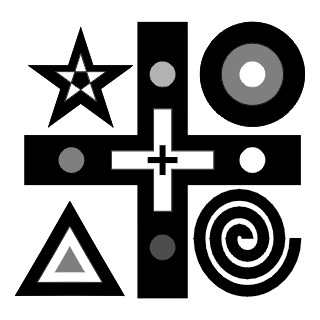
%> input picture dif_im1.jpg, 320 x 320 px
$ octave stereoscopic.m   (GNU Octave 9; MATLAB toolbox functions it lacks are replaced by stand-ins)
%> lines starting %> are read from the running program, lines starting %| are printed output that depends on the picture
### noise.m
function y = noise(varargin)
%
% (Extra Toolbox)
%  NOISE    Adds noise to an image.
%
%     NOISE creates a new image by adding noise to the original image.
%     NOISE can be used to any matrix (1D, 2D, 3D, nD)
%
%     Noisetypes are:
%       'ag' : additive gaussian (default)    'au' : additive uniform
%       'mg' : multiplicative gaussian        'mu' : multiplicative uniform
%       'sp' : salt and pepper
%
%     Additive noise sums an random value to the image value at each pixel,
%     Multiplicative noise replaces a pixel value with an random value,
%     Salt and Pepper noise replaces a pixel value with the maximum or minimum possible values.
%
%     For 'ag' noisetype use:  y = NOISE(x,'ag', variance, [incidence])
%       where 'variance' is the variance of the gaussian noise added and the optional parameter
%       'incidence' is the percetual of pixels affected be the noise (default for additive noise=1).
%       For a 50% incidence use 'incidence' = .5 and so on.
%
%     For 'au' noisetype use :  y = NOISE(x,'au', maximum, [incidence])
%       where 'maximum' is the maximum value the uniform noise can achieve
%
%     For 'mg' noisetype use :  y = NOISE(x,'mg', incidence)
%     For 'mu' noisetype use :  y = NOISE(x,'mu', incidence)
%       Multiplicative noisetypes allways require the 'incidence' parameter. For this kind of noise
%       the variance or the maximum (respectivelly for gaussian and uniform noisetypes) are allways
%       set to the maximum image value.
%
%     For 'sp' noisetype use :  y = NOISE(x,'sp', incidence)
%
%     The 'maximum' and 'variance' parameters can be set as percentual of the maximum - minimum image
%     values by using these values as strings containg the percentual rate followed by the percent symbol.
%     The 'incidence' can also be expressed as a pecentual in this same way
%
%     Example:  y = NOISE(x,'ag', '25%')
%               y = NOISE(x,'mu', 10, .5) -> same as y = NOISE(x,'mu',10, '50%')
%

[u, noisetype,  scale, incid] = parse_inputs(varargin{:});

if ~isa(u,'double')
   u = double(u);
end

y = u;

n = zeros(size(u));
if incid == 1
   m_incid = logical(ones(size(u)));
else
   m_incid = rand(size(u));
   m_incid = find(m_incid <= incid);
end

if strcmp(noisetype, 'ag')
   n(m_incid) = scale*randn(size(m_incid));
   y = u + n;

elseif strcmp(noisetype, 'au')
   n(m_incid) = scale*rand(size(m_incid));
   y = u + n;

elseif strcmp(noisetype, 'mg')
   n(m_incid) = scale*randn(size(m_incid));
   y(m_incid) = n(m_incid);

elseif strcmp(noisetype, 'mu')
   n(m_incid) = scale*rand(size(m_incid));
   y(m_incid) = n(m_incid);

elseif strcmp(noisetype, 'sp')
   n(m_incid) = sign(randn(size(m_incid)));
   umax = max(u(:));
   umin = min(u(:));
   salt = find(n==-1);
   pepper = find(n==1);
   y(salt) = umax;
   y(pepper) = umin;
end

function [u, noisetype, scale, incid] = parse_inputs(varargin)
switch nargin
case 0
   error('Too few inputs')

case 1
   u = varargin{1};
   noisetype = 'ag';
   scale = double(max(u(:)));
   incid = 1;

case 2
   u = varargin{1};
   if strmatch(varargin{2},['ag';'au'])
      noisetype = varargin{2};
      scale = double(max(u(:)));
      incid = 1;
   elseif strmatch(varargin{2},['mg'; 'mu'; 'sp'])
      error('Incidence missing');
   else
      noisetype = 'ag';
      scale = varargin{2};
      incid = 1;
   end

case 3
   u = varargin{1};
   if strmatch(varargin{2},['ag';'au'])
      noisetype = varargin{2};
      scale = varargin{3};
      incid = 1;
   elseif strmatch(varargin{2},['mg'; 'mu'; 'sp'])
      noisetype = varargin{2};
      scale = double(max(u(:)));
      incid = varargin{3};
   else
      noisetype = 'ag';
      scale = varargin{2};
      incid = varargin{3};
   end

case 4
   u = varargin{1};
   if strmatch(varargin{2},['ag';'au'])
      noisetype = varargin{2};
      scale = varargin{3};
      incid = varargin{4};
   else
      error('Too many parameters')
   end

otherwise
   error('Too many parameters')
end

if findstr(scale,'%')
   scale = ( double(max(u(:))) - double(min(u(:))) )*str2num(scale(1:end-1))/100;
end
if findstr(incid,'%')
   incid = str2num(incid(1:end-1))/100;
end

### ldif.m
function y = ldif( u,stepsize, nosteps, varargin)
%
% LDIF  Khuech tan tuyen tinh
%

[verbose, drawstep, imscale] = parse_inputs(varargin{:});

% Variable initialization
dif_time = 0;
if ndims(u) > 2
   error('Input image must be grayscale.')
   return
end
if strcmp(class(u),'double')
   y = u;
else
   y = double(u);
end

% Verifying inputs
[stepsize] = verify_inputs(stepsize, nosteps);

% Initial Drawing
if verbose
   figure(verbose);
   subplot(1,2,1);
   if strcmp(imscale,'imscale')
      imagesc(y);
   else
      image(y);
   end
   colorbar
   title('Anh ban dau'); drawnow;
   difplot(u, 0, 0, 'Khuech tan tuyen tinh', verbose, imscale);
end

% Khuech tan
for i=1:nosteps

   % Tinh toan Nhan
   sd = sqrt(2*stepsize(i));
   kern_index = -ceil(3*sd):ceil(3*sd);
   kern = normpdf(kern_index,0,sd);

   % Tinh toan anh moi
   y = conv2br(kern,kern,y);

   % Tinh toan thoi gian khuech tan
   dif_time = dif_time + stepsize(i);

   % ve do thi
   if verbose & ~mod(i,drawstep)
      difplot(y, dif_time, i, 'Khuech tan tuyen tinh', verbose, imscale);
   end
end

% do thi cuoi cung
if verbose
difplot(y, dif_time, i, 'Khuech tan tuyen tinh', verbose, imscale);
end
%%%%%%%%%%%%%%%%%%%%%%%%%%%%%%%%%%%%%%%%%%%%%%%%%%%%%%%%%%%%%%%%%%%%%%%%%%%%%%%%%%%%%%%%%%%%%%%%%%%%%%%%
function [verbose, drawstep, imscale] = parse_inputs(varargin)
verbose = -1;
drawstep = -1;
imscale = 'null';

for i = 1 : length(varargin)
   flag = 0;
   if strcmp(varargin{i},'imscale')
      imscale = 'imscale';
      flag = 1;
   end
   if flag == 0 & verbose == -1
      verbose = varargin{i};
      flag = 1;
   end
   if flag == 0 & drawstep == -1
      drawstep = varargin{i};
      flag = 1;
   end
   if flag == 0
      error('Too many parameters !')
      return
   end
end

if verbose == -1
   verbose = 0;
end

if drawstep == -1
   if verbose == 0
      drawstep = 0;
   else
      drawstep = 1;
   end
end

%%%%%%%%%%%%%%%%%%%%%%%%%%%%%%%%%%%%%%%%%%%%%%%%%%%%%%%%%%%%%%%%%%%%%%%%%%%%%%%%%%%%%%%%%%%%%%%%%%%%%%%%%%%%%%%%%%%
function [nstepsize] = verify_inputs(stepsize, nosteps)

% Verifying stepsize
if sum(size(stepsize)>1) == 0 % constant stepsize
   nstepsize = linspace(stepsize,stepsize,nosteps);
else
   if sum(size(stepsize)>1) > 1
      error('stepsize must be a row vector')
      return
   end
   if length(stepsize)~=nosteps
      error('length(stepsize) must be equal to number of steps')
      return
   end
   nstepsize = stepsize;
end
%%%%%%%%%%%%%%%%%%%%%%%%%%%%%%%%%%%%%%%%%%%%%%%%%%%%%%%%%%%%%%%%%%%%%%%%%%%%%%%%%%%%%%%%%%%%%%%%%%%%%%%%%%%%%%%%%
function y = normpdf(x,m,s)
y = exp( -.5*(( (x-m)./s).^2) ) ./ (sqrt(2*pi)*s);

### difplot.m
function difplot(x, time, step, tit, fig, varargin)
%  DIFPLOT    Hien thi anh duoc khuech tan
%


[imscale] = parse_inputs(varargin{:});

figure(fig);
subplot(1,2,2);

if ndims(x) == 3
   image(scale(x,[0 1]))
else
   if imscale
      imagesc(x);
      colorbar
   else
      image(x);
   end
end
xlabel(['Time =  ', num2str(time),',  Step = ', int2str(step)]);
title(tit);
drawnow;


%%%%%%%%%%%%%%%%%%%%%%%%%%%%%%%%%%
function [imscale] = parse_inputs(varargin)

flag = zeros(1,nargin); % zero = par. nao usado / 1 = param . usado

imscale = 0;
for i = 1 : length(varargin)
   if strcmp(varargin(i), 'imscale')
      imscale = 1;
      flag(1,i) = 1;
   end
   if strcmp(varargin(i), 'null')
      flag(1,i) = -1;
   end
end

if any(flag==0)
   error('Unknown parameter.')
end

### conv2br.m
function y = conv2br(varargin)
% CONV2BR   2D Convolution with border repetition
%
%    y = CONV2BR(x, kernel) performs the 2D convolution of the image x and
%    the 2D (or 1D) kernel.
%
%    y = CONV2BR(kernel_x, kernel_y, x) performs the 1D convolution
%    of kernel_x and x on the ox direction and of kernel_y and x on
%    the oy direction, resulting in a 2D convolution.
%    kernel_x and kernel_y must be vectors.
%
%    The image x has its borders repeated prior to the convolutions so
%    that the valid convolution area is the same size as x.
%    kernel_x and kernel_y must be odd vectors.
%
%    y = CONV2BR(kernel_x, kernel_y, x)
%      = conv2(kernel_x, kernel_y, grow(x, .5*[length(kernel_x)-1 length(kernel_y)-1, 'valid']
%

if nargin == 3
   kernel_x = varargin{1};
   kernel_y = varargin{2};
   x = varargin{3};

   if mod(length(kernel_x),2)==0 | mod(length(kernel_y),2)==0
      error('kernel_x and kernel_y must be odd sized vectors.');
   end

   kern_size = [length(kernel_x) length(kernel_y)];
   kern_size = .5*(kern_size - 1);
   y = conv2(kernel_x, kernel_y, grow(x, kern_size), 'valid');

elseif nargin == 2
   x = varargin{1};
   kernel = varargin{2};

   if ~any(mod(size(kernel),2))
      error('kernel size in both directoins must be odd.')
   end

   kern_size = .5* ( [size(kernel,1) size(kernel,2)] - 1);
   y = conv2(grow(x,kern_size),kernel,'valid');

else
   error('Incorrect number of inputs')
end

### grow.m
function y = grow(varargin)
%
% GROW    Expands a matrix.
%
%   Y = GROW(X,[M1 M2 ... Mn]) creates a matrix 'y' by the expansion
%   of the matrix 'x' of Mi elements on directions i e -i. The size
%   of the new matrix 'y' will be:
%       size(y) = size(x) + 2*[M]
%
%   Example: x = [ 1 2 3; 4 5 6; 7 8 9]
%   y = GROW(x,[1 0])
%   y = [1 2 3; 1 2 3; 4 5 6; 7 8 9; 7 8 9]
%
%   y = GROW(x,[1 1])
%   y = [1 1 2 3 3; 1 1 2 3 3; 4 4 5 6 6; 7 7 8 9 9; 7 7 8 9 9]
%
%   y = GROW(x) uses as standard Mi = 1.
%
%    If DIM(x)>1, GROW(x,N) = GROW(x,N*ones(DIM(x)))
%
%   y = GROW(x,[M], 'a') performs assimetric expansion. If Mi is even
%   assimetric expansion is the same as simmetric expansion, execpt that
%   the expansion in the assimetric mode will be half of the one in the
%   simmetric mode. If Mi is odd, the matrix will be expanded ceil(Mi/2)
%   elements in the -i direction and floor(Mi/2) in the i. The size of
%   the expanded matrix will be:
%       size(y) = size(x) + [M]
%
%    See also ROLL, PAD, PADC.


[X, M, assimetric] = parse_inputs(varargin{:});

ind = cell(length(M),1);

if assimetric == 0
   if length(M) == 1
      ind{1} = [repmat(1,[1 M]) 1:length(X) repmat(length(X),[1 M]) ];
   else
      for i = 1 : length(M)
         ind{i} = [repmat(1,[1 M(i)]) 1:size(X,i) repmat(size(X,i),[1 M(i)]) ];
      end
   end
else
   if length(M) == 1
      ind{1} = [repmat(1,[1 ceil(M/2)]) 1:length(X) repmat(length(X),[1 floor(M/2)]) ];
   else
      for i = 1 : length(M)
         ind{i} = [repmat(1,[1 ceil(M(i)/2)]) 1:size(X,i) repmat(size(X,i),[1 floor(M(i)/2)]) ];
      end
   end
end

y = X(ind{:});


%%%%%%%%%%%%%%%%%%%%%%%%%%%%%%%%%%%%%%%%%%%%%%%%%%%%%%%%
function [X,M,assimetric] = parse_inputs(varargin)
assimetric = 0;

switch nargin
case 0
   error('Too few inputs!')
   return

case 1
   X = varargin{1};
   M = ones(1,ndims(X));

case 2
   X = varargin{1};
   M = varargin{2};
   if strcmp(M,'a')
      M = ones(1,ndims(X));
      assimetric = 1;
   end

case 3
   X = varargin{1};
   M = varargin{2};
   if ~strcmp('a', lower(varargin{3}))
      error('Unknown parameter.');
   end
   assimetric = 1;

case 4
   error('Too many inputs!')
   return
end

if length(M)==1 & sum(size(X)>1)>1
   M = M*ones(1,ndims(X));
end

if length(M)~=sum(size(X)>1)>1
   error('Invalid dimensions')
end

### nldif.m
function y = nldif( u, lambda, sigma, m, stepsize, nosteps, varargin)
%
% Khuech tan phi tuyen NLDIF
%
[verbose, drawstep, imscale, plotgrad, plotflux, dfstep, aos, ch, eed, eedpar] = parse_inputs(varargin{:});

% Variable initialization
dif_time = 0;
if ndims(u) > 2
   error('Input image must be grayscale.')
   return
end
if strcmp(class(u),'double')
   y = u;
else
   y = double(u);
end

% Verifying inputs
[lambda, sigma, stepsize] = verify_inputs(lambda, sigma, stepsize, nosteps);

% Initial Drawing
if verbose
   figure(verbose);
   subplot(1,2,1);
   if strcmp(imscale,'imscale')
      imagesc(y);
   else
      image(y);
   end
   colorbar
   title('Anh ban dau'); drawnow;
   if ch ~= 0
      xlabel( ['Channel = ', int2str(ch)] )
   end
   difplot(y, 0, 0, 'Khuech tan phi tuyen', verbose, imscale);
end

% Calculate Cm constant
Cm = Cmcalc(m);
for i=1:nosteps

   if eed ~= 0
      eestep = ( mod(i-1,eedpar{1})==0 & i~=1 ); % Current step will use Coherence enhancing diffusion.
   else
      eestep = 0;
   end

   if eestep
      if plotflux
         yo = y;
      end
      [y, eedtime] = eedfun(y,eedpar,lambda(i), sigma(i),m);
   else
      if mod(i-1,dfstep) == 0 % diffusivity recalc step
         % Calculate gradient of smoothed image
         if plotgrad
            figure(verbose+1)
            [gradx, grady, grad] = gsdplot(y, sigma(i), 1, 'modulus','axisoff');
        else
            [gradx, grady] = gsderiv(y, sigma(i), 1);
            grad = sqrt(gradx.^2 + grady.^2);
         end

         % Calculate difusivity
         g = 1 - exp(-Cm./( (grad+eps)./lambda(i)).^m);  % grad + eps to avoid division by zero (eps -> 0)
      end

      % Calculate dy/dt
      if aos
         if plotflux
            yo = y;
         end
         y = aosiso(y,g,stepsize(i)); % updating
      else
         dy = isodifstep(y, g);
         y = y + stepsize(i) * dy;  % updating
      end

   end % else eestep

   % Calculate diffusion time
   if eestep
      dif_time = dif_time + eedtime;
   else
      dif_time = dif_time + stepsize(i);
   end

   % Plot actualization
   if verbose & ~mod(i,drawstep)
      difplot(y, dif_time, i, 'Khuech tan phi tuyen', verbose, imscale);
      if plotflux
         figure(verbose+plotgrad+1)
         if aos | eestep
            fluxplot(g,grad, abs(y-yo), 'axisoff')
         else
            fluxplot(g,grad, abs(stepsize(i).*(dy)), 'axisoff')
         end
      end
   end

end % for i = 1 : nosteps

% Last plot
if verbose
   difplot(y, dif_time, i, 'Khuech tan phi tuyen', verbose, imscale);
   if plotflux
      figure(verbose+plotgrad+1)
      if aos | eestep
         fluxplot(g,grad, abs(y-yo), 'axisoff')
      else
         fluxplot(g,grad, abs(stepsize(i).*(dy)), 'axisoff')
      end
   end
end
%%%%%%%%%%%%%%%%%%%%%%%%%%%%%%%%%%%%%%%%%%%%%%%%%%%%%%%%%%%%%%%%%%%%%%%%%%%%%%%%%%%%%%%%%%%%%%%%%%%%%%%%
function [verbose, drawstep, imscale, plotgrad, plotflux, dfstep, aos, ch, eed, eedpar] = parse_inputs(varargin)
eed = 0;
eedpar = 0;
eedpos = -1;
ch = 0;
chpos = -1;
aos = 0;
dfsteppos = -1;
dfstep = 1;
verbose = -1;
drawstep = -1;
imscale = 'null';
plotgrad = 0;
plotflux = 0;

for i = 1 : length(varargin)
   flag = 0;
   if i == dfsteppos | i == chpos | i == eedpos
      flag = 1;
   end
   if strcmp(varargin{i},'imscale')
      imscale = 'imscale';
      flag = 1;
   elseif strcmp(varargin{i},'grad')
      plotgrad = 1;
      flag = 1;
   elseif strcmp(varargin{i},'flux')
      plotflux = 1;
      flag = 1;
   elseif strcmp(varargin{i},'dfstep')
      dfstep = varargin{i+1};
      flag = 1;
      dfsteppos = i+1;
   elseif strcmp(varargin{i},'aos')
      aos = 1;
      flag = 1;
   elseif strcmp(varargin{i},'ch')
      ch = varargin{i+1};
      flag = 1;
      chpos = i+1;
   elseif strcmp(varargin{i},'cedif')
      eed = 1;
      eedpar = varargin{i+1};
      if ~length(eedpar)==7 | ~iscell(eedpar)
         error('CEDIF parameters incorrect. CEDIF parameters must be passed as a 1x7 cell array.')
      end
      eedpos = i+1;
      flag = 1;
   end
   if flag == 0 & verbose == -1
      verbose = varargin{i};
      flag = 1;
   end
   if flag == 0 & drawstep == -1
      drawstep = varargin{i};
      flag = 1;
   end
   if flag == 0
      error('Too many parameters !')
      return
   end
end

if verbose == -1
   verbose = 0;
end

if drawstep == -1
   if verbose == 0
      drawstep = 0;
   else
      drawstep = 1;
   end
end

%%%%%%%%%%%%%%%%%%%%%%%%%%%%%%%%%%%%%%%%%%%%%%%%%%%%%%%%%%%%%%%%%%%%%%%%%%%%%%%%%%%%%%%%%%%%%%%%%%%%%%%%%%%%%%%%%%%
function [nlambda, nsigma, nstepsize] = verify_inputs(lambda, sigma, stepsize, nosteps)

% Verifying lambda
if sum(size(lambda)>1) == 0 % lambda is constant
   nlambda = linspace(lambda,lambda,nosteps);
else
   if sum(size(lambda)>1) > 1
      error('lambda must be a row vector')
      return
   end
   if length(lambda)~=nosteps
      error('length(lambda) must be equal to number of steps')
      return
   end
   nlambda = lambda;
end

% Verifying simga
if sum(size(sigma)>1) == 0 % sigma is constant
   nsigma = linspace(sigma,sigma,nosteps);
else
   if sum(size(sigma)>1) > 1
      error('sigma must be a row vector')
      return
   end
   if length(sigma)~=nosteps
      error('length(sigma) must be equal to number of steps')
      return
   end
   nsigma = sigma;
end

% Verifying stepsize
if sum(size(stepsize)>1) == 0 % constant stepsize
   nstepsize = linspace(stepsize,stepsize,nosteps);
else
   if sum(size(stepsize)>1) > 1
      error('stepsize must be a row vector')
      return
   end
   if length(stepsize)~=nosteps
      error('length(stepsize) must be equal to number of steps')
      return
   end
   nstepsize = stepsize;
end

%%%%%%%%%%%%%%%%%%%%%%%%%%%%%%%%%%%%%%%%%%%%%%%%%%%%%%%%%%%%%%%%%%%%%%%%%%%%%%%%%%%%%%%%%%%%%%%%%%%%%%%%%%%%%%%%%%%
function Cm = Cmcalc(m)
if m <= 1
   error('Use m > 1')
   return
else
   Cm = fzero(strcat('1-exp(-x)-x*exp(-x)*',num2str(m)),[1e-10 1e100]);
end
%%%%%%%%%%%%%%%%%%%%%%%%%%%%%%%%%%%%%%%%%%%%%%%%%%%%%%%%%%%%%%%%%%%%%%%%%%%%%%%%%%%%%%%%%%%%%%%%%%%%%%%%%%%%%%%%%%%
% [26 lines left out: function eedfun, not called in this run]

### stereoscopic.m
% [7 lines of commented-out code are left out]

clc
im1_path = which('dif_im1.jpg');%Load anh
im1 = imread(im1_path); %Doc anh dau vao
%> im1 is the input picture: size 320x320 uint8; min 0, max 255, mean 152.8
figure(1)
clf
image(im1)
colormap(gray(256))
colorbar
title('Anh ban dau')
xlabel('Khong nhieu')
disp(' ')
disp('Press any key to continue...')
pause
figure(2)
clf
colormap(gray(256))
im1n = noise(im1,'ag','25%');%Tac dong nhieu Gauss 25%
%> in parse_inputs, `noisetype = varargin{2};`: noisetype = 'ag'
%> in parse_inputs, `scale = varargin{3};`: scale = '25%'
%> in parse_inputs, `scale = ( double(max(u(:))) - double(min(u(:))) )*str2num(scale(1:end-..`: scale = 63.75
%> in noise, `[u, noisetype,  scale, incid] = parse_inputs(varargin{:});`: noisetype = 'ag'; scale = 63.75; incid = 1
%> in noise, `n(m_incid) = scale*randn(size(m_incid));`:
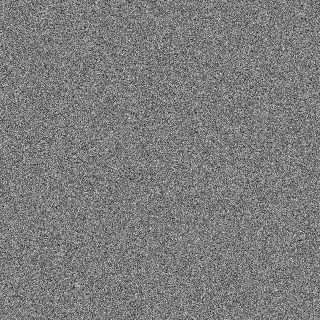
%> n: size 320x320 double; min -271, max 282.8, mean -0.3; drawn with min black and max white
%> in noise, `y = u + n;`:
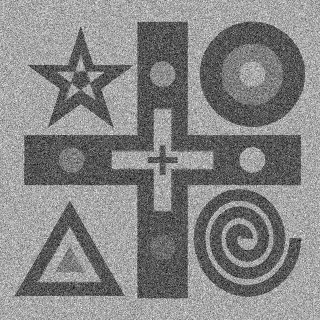
%> y: size 320x320 double; min -259.2, max 519.7, mean 152.5; drawn with min black and max white
imagesc(im1n);
title('Anh nhieu')
xlabel('Nhieu Gauss 25%')
colorbar
disp('Press any key to continue...')
pause
 y = ldif(im1n,12,5,2,'imscale');
%> the loop in parse_inputs, `for i = 1 : length(varargin)` made 2 passes
%> verbose on pass 1: 2
%> after the loop in parse_inputs, `for i = 1 : length(varargin)`: drawstep = -1
%> in ldif, `[verbose, drawstep, imscale] = parse_inputs(varargin{:});`: verbose = 2; drawstep = 1; imscale = 'imscale'
%> in difplot, `[imscale] = parse_inputs(varargin{:});`: imscale = 1
%> the loop in ldif, `for i=1:nosteps` made 5 passes
%> pass 1, in grow, `y = X(ind{:});`:
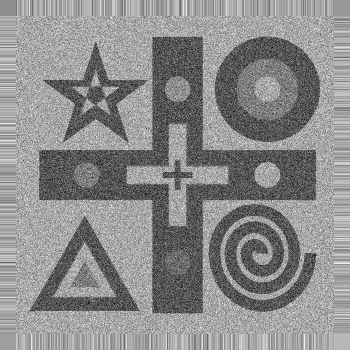
%> y: size 350x350 double; min -259.2, max 519.7, mean 169.1; drawn with min black and max white
%> pass 1, in conv2br, `y = conv2(kernel_x, kernel_y, grow(x, kern_size), 'valid');`:
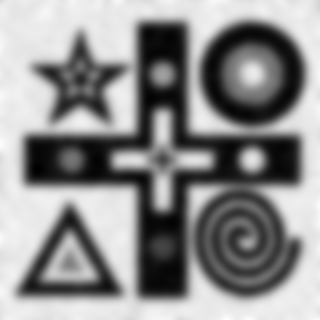
%> y: size 320x320 double; min -8.36, max 275.9, mean 152; drawn with min black and max white
%> pass 2, in grow (call 2), `y = X(ind{:});`:
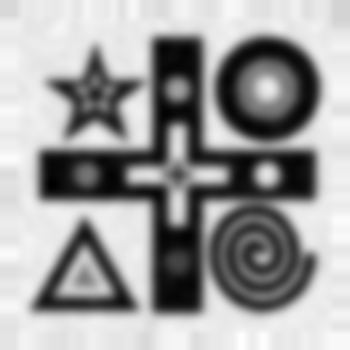
%> y: size 350x350 double; min -8.36, max 275.9, mean 168.7; drawn with min black and max white
%> pass 2, in conv2br (call 2), `y = conv2(kernel_x, kernel_y, grow(x, kern_size), 'valid');`:
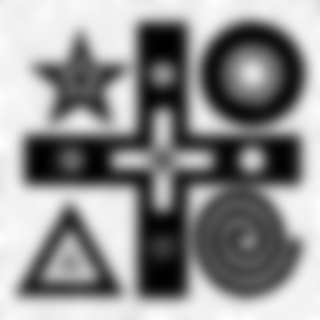
%> y: size 320x320 double; min 0.792, max 265.1, mean 151.6; drawn with min black and max white
%> after the loop in ldif, `for i=1:nosteps`:
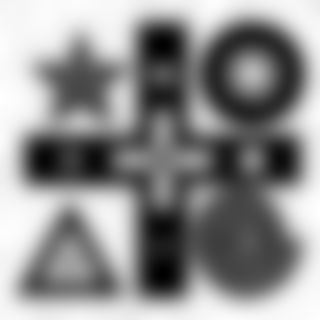
%> y: size 320x320 double; min 13.35, max 256.1, mean 150.3; drawn with min black and max white
%> after the loop in ldif, `for i=1:nosteps`: dif_time = 60
%  y = nldif(im1n,[linspace(3,15,40) linspace(15,15,10)],[linspace(4,1,40) linspace(1,1,10)],12,10,50,2,4,'dfstep',4,'aos','imscale');
disp(' ')
disp('Press any key to continue...')
pause

  y = nldif(im1n,[linspace(3,15,40) linspace(15,15,10)],[linspace(4,1,40) linspace(1,1,10)],12,10,50,2,4,'dfstep',4,'aos','imscale');
%> the loop in parse_inputs, `for i = 1 : length(varargin)` made 6 passes
%> drawstep on pass 2: 4
%> after the loop in parse_inputs, `for i = 1 : length(varargin)`: ch = 0; chpos = -1; eed = 0; eedpos = -1; plotflux = 0
%> in nldif, `[verbose, drawstep, imscale, plotgrad, plotflux, dfstep, aos, ch, eed,..`: drawstep = 4; plotgrad = 0; dfstep = 4; aos = 1; ch = 0
%> the run ends on the next line

$ run again, with dif_im2.jpg copied over dif_im1.jpg
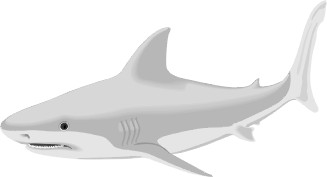
%> input picture dif_im2.jpg, 327 x 177 px
%> im1 is the input picture: size 177x327 uint8; min 0, max 255, mean 236.5
%> in parse_inputs, `noisetype = varargin{2};`: noisetype = 'ag'
%> in parse_inputs, `scale = varargin{3};`: scale = '25%'
%> in parse_inputs, `scale = ( double(max(u(:))) - double(min(u(:))) )*str2num(scale(1:end-..`: scale = 63.75
%> in noise, `[u, noisetype,  scale, incid] = parse_inputs(varargin{:});`: noisetype = 'ag'; scale = 63.75; incid = 1
%> the loop in parse_inputs, `for i = 1 : length(varargin)` made 2 passes
%> verbose on pass 1: 2
%> after the loop in parse_inputs, `for i = 1 : length(varargin)`: drawstep = -1
%> in ldif, `[verbose, drawstep, imscale] = parse_inputs(varargin{:});`: verbose = 2; drawstep = 1; imscale = 'imscale'
%> in difplot, `[imscale] = parse_inputs(varargin{:});`: imscale = 1
%> the loop in ldif, `for i=1:nosteps` made 5 passes
%> pass 1, in conv2br, `y = conv2(kernel_x, kernel_y, grow(x, kern_size), 'valid');`:
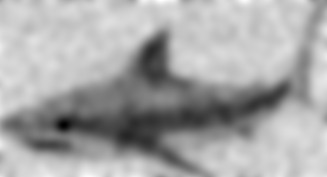
%> y: size 177x327 double; min 154.9, max 277.2, mean 235.3; drawn with min black and max white
%> after the loop in ldif, `for i=1:nosteps`:
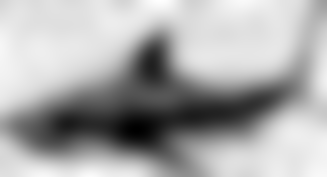
%> y: size 177x327 double; min 181.1, max 258, mean 232.5; drawn with min black and max white
%> after the loop in ldif, `for i=1:nosteps`: dif_time = 60
%> the loop in parse_inputs, `for i = 1 : length(varargin)` made 6 passes
%> after the loop in parse_inputs, `for i = 1 : length(varargin)`: ch = 0; chpos = -1; eed = 0; eedpos = -1; plotflux = 0
%> in nldif, `[verbose, drawstep, imscale, plotgrad, plotflux, dfstep, aos, ch, eed,..`: drawstep = 4; plotgrad = 0; dfstep = 4; aos = 1; ch = 0
